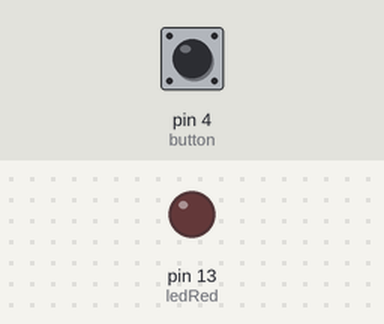
The sketch below on a simulated Arduino Uno, built with avr-gcc and run on an emulated ATmega328P. Shown: output pins drawn as LEDs (lit = HIGH). Inputs (shaded band) come from the test bench; at power-on: pin 4 (button) LOW.

Above: at 1.2 s.
1.3 s: pin 4 (button) pulled HIGH for 0.15 s
At 1.37 s:
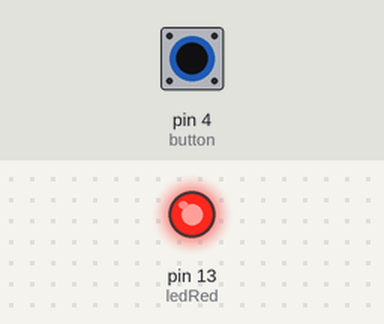
2.9 s: pin 4 (button) pulled HIGH for 3.2 s
At 6.8 s:
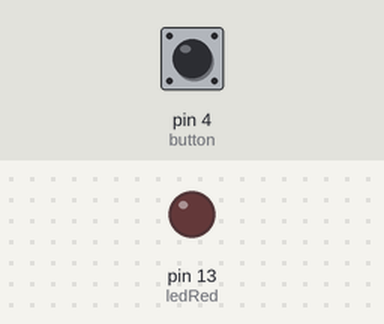
Timing chart, 0 to 8.3 s (numbered marks = the images above; inputs shaded):
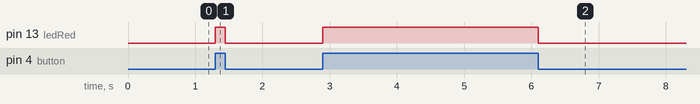

The sketch:

led_com_botao.ino
```cpp
// LED com Botão

int ledRed = 13;
int button = 4;

void setup()
{
  //Serial.begin(9600);

  pinMode(ledRed, OUTPUT);
  pinMode(button, INPUT);
}

void loop()
{
  int valueButton = digitalRead(button);

  if(valueButton == HIGH){
  	digitalWrite(ledRed, HIGH);
  } else {
  	digitalWrite(ledRed, LOW);
  }

  //Serial.println(valueButton);

}
```

Measured:
- after the input at 1.3 s, pin 13 (ledRed): LOW → HIGH at once, → LOW 0.15 s later
- after the input at 2.9 s, pin 13 (ledRed): LOW → HIGH at once, → LOW 3.2 s later
